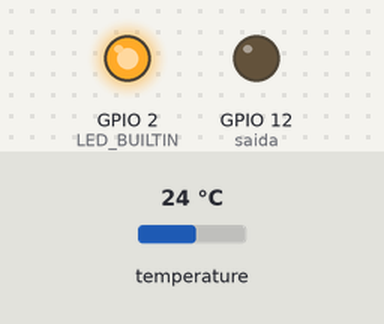
The sketch below on a simulated ESP8266 (NodeMCU). On the bench: output pins drawn as LEDs (lit = HIGH, except the on-board LED, lit = LOW). The test bench sets the inputs (shaded band); at power-on: temperature 24 °C.

Above: at 0.1 s.
At 8.5 s:
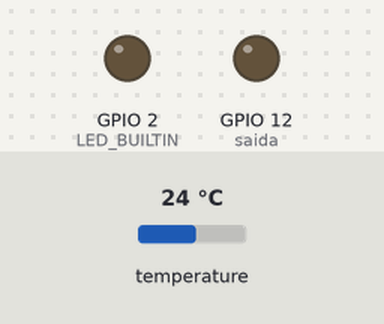
At 17.0 s:
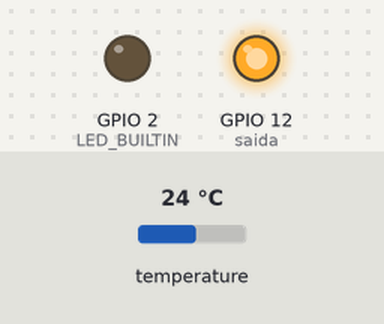
At 50.8 s:
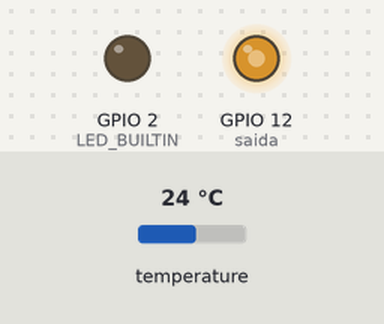
Timing chart, 0 to 69.2 s (numbered marks = the images above):
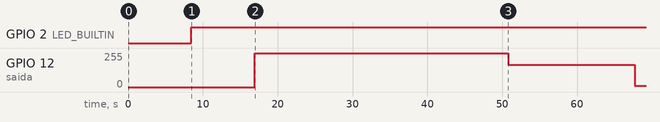

The sketch:

estufa3.ino
```cpp
//https://4.bp.blogspot.com/-8ez2w_os0sA/WudzMs5oOWI/AAAAAAAAChU/Hsgg7Yf9vNou9NRjWW4LsFoFuzvZ9lI2gCLcBGAs/s1600/7.png
//esptool.py --chip ESP8266 --port /dev/ttyUSB1 --baud 115200 --before default_reset --after hard_reset  write_flash --flash_mode dio --flash_freq 40m --flash_size 4MB-c1  --no-compress 0x0 est.bin

//sudo chmod 666 /dev/ttyUSB0

#include <OneWire.h> //BIBLIOTECA NECESSÁRIA PARA O DS18B20
#include <DallasTemperature.h> //BIBLIOTECA NECESSÁRIA PARA O DS18B20

#define DS18B20 4
#define saida 12

OneWire ourWire(DS18B20);//CONFIGURA UMA INSTÂNCIA ONEWIRE PARA SE COMUNICAR COM DS18B20
DallasTemperature sensors(&ourWire); //PASSA A TEMPERATURA PARA O DallasTemperature

#include <ThingerESP8266.h>

#define USERNAME "wfasolo"
#define DEVICE_ID "Estufa"
#define DEVICE_CREDENTIAL "@#lucas"

float kp = 20, ki = 50, kd = 70,
      p = 0, i = 0, d = 0,
      integral = 0, derivada = 0,
      pwm = 1020,  erro = 0, pid = 0,
      tempo = 0, tempo1 = 0, tempo2 = 0,
      temp = 27, temp_ant = 27,
      setpoint = 27, sp_a = setpoint;


ThingerESP8266 thing(USERNAME, DEVICE_ID, DEVICE_CREDENTIAL);

void setup()
{
  pinMode(LED_BUILTIN, OUTPUT);
  thing.add_wifi("LAB", "@@lucas@@");
  sensors.begin(); // INICIA O SENSOR DS18B20

  medir();
  temp_ant = sp_a = temp;

  thing["Parametros"] >> [](pson & out) {
    out["Temp"] = temp;
    out["PWM"] = int(pwm);
    out["SetPoint"] = setpoint;
    out["P"] = p;
    out["I"] = i;
    out["D"] = d;
  };

  thing["PID"] << [](pson & in) {
    if (in.is_empty())
    {
      in["Setpoint"] = setpoint;
      in["KP"] = kp;
      in["KI"] = ki;
      in["KD"] = kd;
    }
    else
    {
      setpoint = in["Setpoint"];
      kp = in["KP"];
      ki = in["KI"];
      kd = in["KD"];
    }
  };
}

void loop()
{
  thing.handle();
  digitalWrite(LED_BUILTIN, HIGH);
  if (millis() - tempo1 >= 1000)
  {
    tempo1 = millis();
    medir();
  }

  if (millis() - tempo2 >= 10000 || abs(temp - temp_ant) >= 0.05)
  { tempo2 = millis();
    temp_ant = temp;
    calcular();
    checar();
  }
}

//--- checar as restricoes ---//
void checar()
{
  //
  if (setpoint != sp_a)
  {
    p = i = d = 0;
    integral = derivada = 0;
    sp_a = setpoint;
    pwm=500;
  }

  //
  if (temp > (setpoint - 1) && temp < (setpoint + 1))
  {
    digitalWrite(LED_BUILTIN, LOW);
  }


  if (temp <= (setpoint - 5))
  {
    pwm = pwm / 2;
  }
  if (temp >= (setpoint + 5))
  {
    pwm = pwm * 2;

  }

  //
  if (pwm >= 1022)
  {
    pwm = 1010;
  }
  else if (pwm <= 0)
  {
    pwm = 10;
  }

  analogWrite(saida, int(pwm));

}

//--- medir temepratura ---//
void medir()
{
  int cm = 1;

  for (int im = 0; im <= 10; im++) {
    sensors.requestTemperatures();//REQUISITA A TEMPERATURA DO SENSOR
    float tp = sensors.getTempCByIndex(0);
    if (tp !=  -127) {
      temp += tp;
      cm++;
    }
    delay(5);

  }
  yield();
  temp = temp / cm;
}

//--- Calcular PWM ---//
void calcular()
{
  float prev_erro = erro;
  erro =  setpoint - temp;

  float dt = (millis() - tempo) / 1000;
  tempo = millis();

  integral = integral + erro * dt;
  derivada = (erro - prev_erro) / dt;

  p = setpoint * kp * erro * 0.1;
  i = ki * integral * 0.001;
  d = setpoint * kd *  derivada ;
  pid = p + i + d;

  pwm = pwm - pid, 0;
}
```

Measured:
- by itself, GPIO 2 (LED_BUILTIN): LOW → HIGH at 8.5 s
- by itself, GPIO 12 (saida): 0/255 → 255/255 at 16.9 s, → 166/255 33.8 s later, → 10/255 16.9 s later
